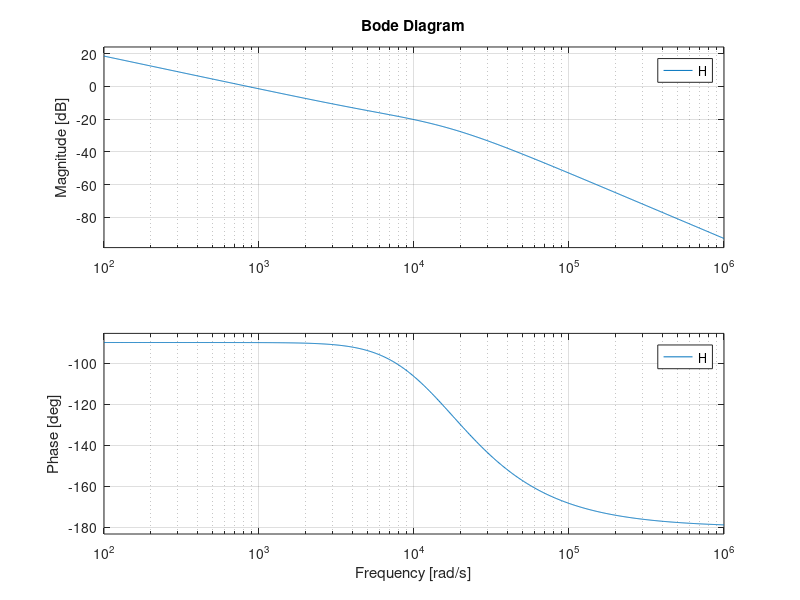

The MATLAB source for this figure:
clear all
L_t = 1.1*(10^-3);
L_g = 99.94*(10^-6);
R_f = 2.51;
C_f = 57.54*(10^-6);
s = tf('s');
num = s*R_f*C_f + 1;
den = (s^3)*C_f*L_g*L_t + (s^2)*R_f*C_f*(L_g + L_t) + s*(L_g + L_t);

H = num/den;
% G = bodeplot(H,w);
w = logspace(-5,5);
 bode(H)
% nyquist(H)
% setoptions(G,'FreqUnits','Hz')
% sisotool(H)